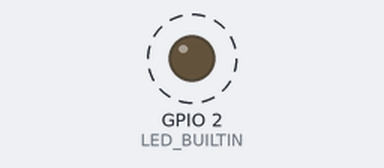
The sketch below on a simulated ESP8266 (NodeMCU). On the bench: output pins drawn as LEDs (lit = HIGH, except the on-board LED, lit = LOW). Dashed ring = blinking. What the sketch prints to the serial monitor is not drawn.

Above: at 1.0 s.
Timing chart, 0 to 5.1 s (numbered marks = the images above):
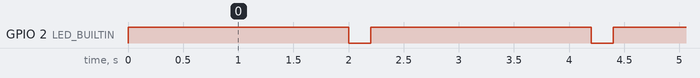

Measured:
- by itself, GPIO 2 (LED_BUILTIN): alternates HIGH for 2.0 s and LOW for 0.20 s

The sketch:

GetMACAddress.ino
```cpp
#include <ESP8266WiFi.h>

void setup() {
  // Print board MAC address
  Serial.begin(115200);
  Serial.println();
  Serial.print("ESP Board MAC Address:  ");
  Serial.println(WiFi.macAddress());

  pinMode(LED_BUILTIN, OUTPUT);
}

void loop() {
  digitalWrite(LED_BUILTIN, HIGH);  // turn the LED on (HIGH is the voltage level)
  delay(2000);                      // wait for a second
  digitalWrite(LED_BUILTIN, LOW);   // turn the LED off by making the voltage LOW
  delay(200);                      // wait for a second
}
```
